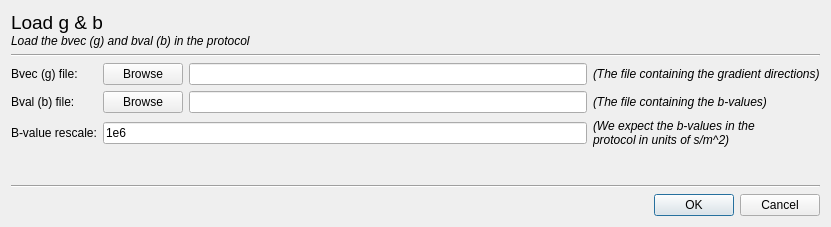
<?xml version="1.0" encoding="UTF-8"?>
<ui version="4.0">
 <class>LoadGBDialog</class>
 <widget class="QDialog" name="LoadGBDialog">
  <property name="geometry">
   <rect>
    <x>0</x>
    <y>0</y>
    <width>831</width>
    <height>227</height>
   </rect>
  </property>
  <property name="windowTitle">
   <string>Load g &amp; b</string>
  </property>
  <layout class="QVBoxLayout" name="verticalLayout">
   <item>
    <layout class="QVBoxLayout" name="verticalLayout_3">
     <property name="spacing">
      <number>0</number>
     </property>
     <item>
      <widget class="QLabel" name="label_3">
       <property name="font">
        <font>
         <pointsize>14</pointsize>
        </font>
       </property>
       <property name="text">
        <string>Load g &amp; b</string>
       </property>
      </widget>
     </item>
     <item>
      <widget class="QLabel" name="label_4">
       <property name="font">
        <font>
         <italic>true</italic>
        </font>
       </property>
       <property name="text">
        <string>Load the bvec (g) and bval (b) in the protocol</string>
       </property>
      </widget>
     </item>
    </layout>
   </item>
   <item>
    <widget class="Line" name="line">
     <property name="orientation">
      <enum>Qt::Horizontal</enum>
     </property>
    </widget>
   </item>
   <item>
    <layout class="QGridLayout" name="gridLayout">
     <item row="1" column="1">
      <layout class="QHBoxLayout" name="horizontalLayout">
       <item>
        <widget class="QPushButton" name="bvalFileChooser">
         <property name="enabled">
          <bool>true</bool>
         </property>
         <property name="text">
          <string>Browse</string>
         </property>
        </widget>
       </item>
       <item>
        <widget class="QLineEdit" name="bvalFileInput">
         <property name="enabled">
          <bool>true</bool>
         </property>
        </widget>
       </item>
      </layout>
     </item>
     <item row="0" column="2">
      <widget class="QLabel" name="label_11">
       <property name="font">
        <font>
         <italic>true</italic>
        </font>
       </property>
       <property name="text">
        <string>(The file containing the gradient directions)</string>
       </property>
      </widget>
     </item>
     <item row="0" column="0">
      <widget class="QLabel" name="label_5">
       <property name="text">
        <string>Bvec (g) file:</string>
       </property>
      </widget>
     </item>
     <item row="1" column="0">
      <widget class="QLabel" name="label_6">
       <property name="text">
        <string>Bval (b) file:</string>
       </property>
      </widget>
     </item>
     <item row="1" column="2">
      <widget class="QLabel" name="label_12">
       <property name="font">
        <font>
         <italic>true</italic>
        </font>
       </property>
       <property name="text">
        <string>(The file containing the b-values)</string>
       </property>
      </widget>
     </item>
     <item row="0" column="1">
      <layout class="QHBoxLayout" name="horizontalLayout_2">
       <item>
        <widget class="QPushButton" name="bvecFileChooser">
         <property name="text">
          <string>Browse</string>
         </property>
        </widget>
       </item>
       <item>
        <widget class="QLineEdit" name="bvecFileInput"/>
       </item>
      </layout>
     </item>
     <item row="2" column="2">
      <widget class="QLabel" name="label_13">
       <property name="font">
        <font>
         <italic>true</italic>
        </font>
       </property>
       <property name="text">
        <string>(We expect the b-values in the
protocol in units of s/m^2)</string>
       </property>
      </widget>
     </item>
     <item row="2" column="1">
      <widget class="QLineEdit" name="bvalScale">
       <property name="text">
        <string>1e6</string>
       </property>
      </widget>
     </item>
     <item row="2" column="0">
      <widget class="QLabel" name="label_7">
       <property name="text">
        <string>B-value rescale:</string>
       </property>
      </widget>
     </item>
    </layout>
   </item>
   <item>
    <spacer name="verticalSpacer">
     <property name="orientation">
      <enum>Qt::Vertical</enum>
     </property>
     <property name="sizeHint" stdset="0">
      <size>
       <width>20</width>
       <height>40</height>
      </size>
     </property>
    </spacer>
   </item>
   <item>
    <widget class="Line" name="line_3">
     <property name="orientation">
      <enum>Qt::Horizontal</enum>
     </property>
    </widget>
   </item>
   <item>
    <widget class="QDialogButtonBox" name="buttonBox">
     <property name="orientation">
      <enum>Qt::Horizontal</enum>
     </property>
     <property name="standardButtons">
      <set>QDialogButtonBox::Cancel|QDialogButtonBox::Ok</set>
     </property>
    </widget>
   </item>
  </layout>
 </widget>
 <tabstops>
  <tabstop>bvalFileChooser</tabstop>
  <tabstop>bvalFileInput</tabstop>
 </tabstops>
 <resources/>
 <connections>
  <connection>
   <sender>buttonBox</sender>
   <signal>accepted()</signal>
   <receiver>LoadGBDialog</receiver>
   <slot>accept()</slot>
   <hints>
    <hint type="sourcelabel">
     <x>248</x>
     <y>254</y>
    </hint>
    <hint type="destinationlabel">
     <x>157</x>
     <y>274</y>
    </hint>
   </hints>
  </connection>
  <connection>
   <sender>buttonBox</sender>
   <signal>rejected()</signal>
   <receiver>LoadGBDialog</receiver>
   <slot>reject()</slot>
   <hints>
    <hint type="sourcelabel">
     <x>316</x>
     <y>260</y>
    </hint>
    <hint type="destinationlabel">
     <x>286</x>
     <y>274</y>
    </hint>
   </hints>
  </connection>
 </connections>
</ui>
